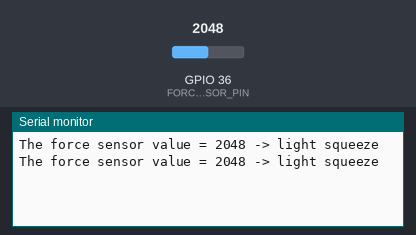
This sketch was run on a simulated ESP32. On the bench: the last lines printed to the serial monitor. Inputs (shaded band) come from the test bench; at power-on: GPIO 36 (FORCE_SENSOR_PIN) = 2048.

Above: at 1.8 s.
1.9 s: GPIO 36 (FORCE_SENSOR_PIN) set to 2540
At 2.8 s:
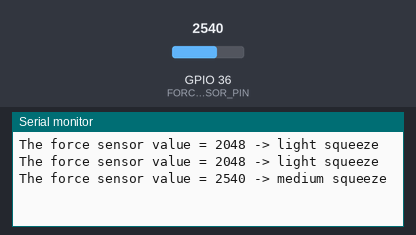
4.5 s: GPIO 36 (FORCE_SENSOR_PIN) set to 3540
At 5.8 s:
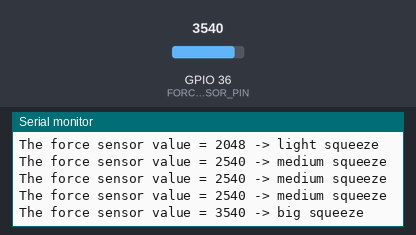
7.5 s: GPIO 36 (FORCE_SENSOR_PIN) set to 1460
At 8.8 s:
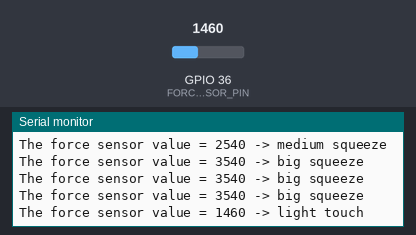
10.5 s: GPIO 36 (FORCE_SENSOR_PIN) set to 60
At 11.7 s:
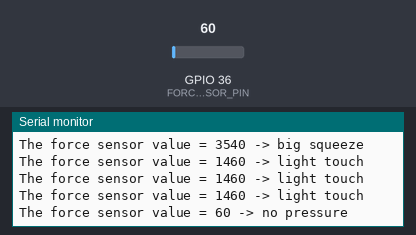

The sketch:

FSR.ino
```cpp
/*
Author:Dharmendra Kumar Yadav
*/
#define FORCE_SENSOR_PIN 36  // ESP32 pin GIOP36 (ADC0): the FSR and 10K pulldown are connected to A0

void setup() {
  Serial.begin(9600);
}

void loop() {
  int analogReading = analogRead(FORCE_SENSOR_PIN);

  Serial.print("The force sensor value = ");
  Serial.print(analogReading);  // print the raw analog reading

  if (analogReading < 100)  // from 0 to 99
    Serial.println(" -> no pressure");
  else if (analogReading < 1500)  // from 100 to 1499
    Serial.println(" -> light touch");
  else if (analogReading < 2500)  // from 1500 to 2499
    Serial.println(" -> light squeeze");
  else if (analogReading < 3500)  // from 2500 to 3499
    Serial.println(" -> medium squeeze");
  else  // from 3500 to 5000
    Serial.println(" -> big squeeze");

  delay(1000);
}
```

Measured:
- after the input at 1.9 s, the serial monitor: prints a new line after 0.10 s (image 1)
- after the input at 4.5 s, the serial monitor: prints a new line after 0.50 s (image 2)
- after the input at 7.5 s, the serial monitor: prints a new line after 0.50 s (image 3)
- after the input at 10.5 s, the serial monitor: prints a new line after 0.50 s (image 4)
